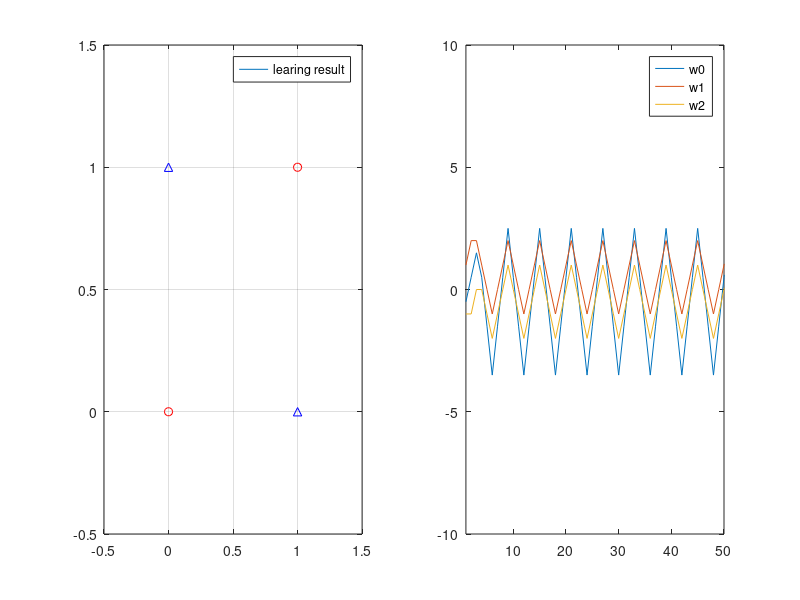

Recreate this plot in MATLAB.
clc
clear
set(0,'defaultfigurecolor','w')

%learning rate
eta1 = 1;

% %% AND
% x1 = [0,0,1,1];
% x2 = [0,1,0,1];
% 
% % d = 0
% ou_x0 = [0,0,1];
% ou_y0 = [0,1,0];
% 
% % d = 1
% ou_x1 = 1;
% ou_y1 = 1;
% 
% %initial value
% X = [1,x1(1,1),x2(1,1);
%      1,x1(1,2),x2(1,2);
%      1,x1(1,3),x2(1,3);
%      1,x1(1,4),x2(1,4)];
% d = [0,0,0,1];
% w = zeros(50,3);
% w(1,:) = [-0.5, 1,-1];
% e = zeros(50,4);
% e(1,:) =  d - [0,0,1,0];
% 
% %learning algorithm
% for n = 1:50
%     w(n+1,:) = w(n,:) + eta1 * e(n,:) * X;
%     y = w(n,:) * X';
%     for i = 1:4
%         if y(1,i) > 0
%            y(1,i) = 1;
%         else if y(1,i) < 0
%                 y(1,i) = 0;
%             end
%         end   
%     end
%     e(n+1,:)= d - y;
% end

%% OR
% x1 = [0,0,1,1];
% x2 = [0,1,0,1];
% 
% % d = 0
% ou_x0 = 0;
% ou_y0 = 0;
% 
% % d = 1
% ou_x1 = [0,1,1];
% ou_y1 = [1,0,1];
% 
% %initial value
% X = [1,x1(1,1),x2(1,1);
%      1,x1(1,2),x2(1,2);
%      1,x1(1,3),x2(1,3);
%      1,x1(1,4),x2(1,4)];
% d = [0,1,1,1];
% w = zeros(50,3);
% w(1,:) = [-0.5, 1,-1];
% e = zeros(50,4);
% e(1,:) =  d - [0,0,1,0];
% 
% %learning algorithm
% for n = 1:50
%     w(n+1,:) = w(n,:) + e(n,:) * X;
%     y = w(n,:) * X';
%     for i = 1:4
%         if y(1,i) > 0
%            y(1,i) = 1;
%         else if y(1,i) < 0
%                 y(1,i) = 0;
%             end
%         end   
%     end
%     e(n+1,:)= d - y;
% end


%% NAND
% x1 = [0,0,1,1];
% x2 = [0,1,0,1];
% 
% % d = 0
% ou_x0 = 1;
% ou_y0 = 1;
% 
% % d = 1
% ou_x1 = [0,0,1];
% ou_y1 = [0,1,0];
% 
% %initial value
% X = [1,x1(1,1),x2(1,1);
%      1,x1(1,2),x2(1,2);
%      1,x1(1,3),x2(1,3);
%      1,x1(1,4),x2(1,4)];
% d = [1,1,1,0];
% w = zeros(50,3);
% w(1,:) = [-0.5, 1,-1];
% e = zeros(50,4);
% e(1,:) =  d - [0,0,1,0];
% 
% %learning algorithm
% for n = 1:50
%     w(n+1,:) = w(n,:) + e(n,:) * X;
%     y = w(n,:) * X';
%     for i = 1:4
%         if y(1,i) > 0
%            y(1,i) = 1;
%         else if y(1,i) < 0
%                 y(1,i) = 0;
%             end
%         end   
%     end
%     e(n+1,:)= d - y;
% end

%% COMPLEMENT
% x1 = [0,1];
% 
% % d = 0
% ou_x0 = 1;
% 
% % d = 1
% ou_x1 = 0;
% 
% 
% %initial value
% X = [1,x1(1,1);
%      1,x1(1,2)];
% d = [1,0];
% w = zeros(50,2);
% w(1,:) = [-1.5,1];
% e = zeros(50,2);
% e(1,:) =  d - [0,0];
% 
% %learning algorithm
% for n = 1:50
%     w(n+1,:) = w(n,:) + e(n,:) * X;
%     y = w(n,:) * X';
%     for i = 1:2
%         if y(1,i) > 0
%            y(1,i) = 1;
%         else if y(1,i) < 0
%                 y(1,i) = 0;
%             end
%         end   
%     end
%     e(n+1,:)= d - y;
% end

%% XOR
x1 = [0,1,0,1];
x2 = [0,0,1,1];

% d = 0
ou_x0 = [0,1];
ou_y0 = [0,1];

% d = 1
ou_x1 = [1,0];
ou_y1 = [0,1];

%initial value
X = [1,x1(1,1),x2(1,1);
     1,x1(1,2),x2(1,2);
     1,x1(1,3),x2(1,3);
     1,x1(1,4),x2(1,4)];
d = [0,1,1,0];
w = zeros(50,3);
w(1,:) = [-0.5, 1,-1];
e = zeros(50,4);
e(1,:) =  d - [0,0,1,0];

%learning algorithm
for n = 1:50
    w(n+1,:) = w(n,:) + eta1 * e(n,:) * X;
    y = w(n,:) * X';
    for i = 1:4
        if y(1,i) > 0
           y(1,i) = 1;
        else if y(1,i) < 0
                y(1,i) = 0;
            end
        end   
    end
    e(n+1,:)= d - y;
end
%% plot classification result and weights
t = -0.5:0.1:1.5;

%learning result
ot_y1 = (-w(51,2)/w(51,3)).*t - w(51,1)/w(51,3);%AND OR NAND
% ot_x1 = -w(51,1)/w(51,2);%COMPLEMT

%off-line result
% ot_y2 = -t + 1.5; %AND
% ot_y2 = -t + 0.5; %OR
% ot_y2 = -t + 1.5; %NAND

subplot(1,2,1)
plot(ou_x0,ou_y0,'ro');%AND OR NAND
% plot(ou_x0,0,'ro');%COMPLEMENT
hold on
plot(ou_x1,ou_y1,'b^');%AND OR NAND
% plot(ou_x1,0,'b^');%COMPLEMENT
hold on

p1 = plot(t,ot_y1);%AND OR NAND
% p2 = plot(t,ot_y2);%AND OR NAND
% p1 = plot([ot_x1,ot_x1],[-3,3]);%COMPLEMENT
% p2 = plot([0.5,0.5],[-3,3]);%COMPLEMENT

% legend([p1 p2],{'learing result','off-line result'})
legend([p1],{'learing result'});%XOR

grid on
axis([-0.5,1.5,-0.5,1.5]);%AND OR NAND
% axis([-0.5,1.5,-0.5,1]);%COMPLEMENT

subplot(1,2,2)
t2 = 1:51;
plot(t2,w);
legend('w0','w1','w2');%AND OR NAND
% legend('w0','w1');%COMPLEMENT
axis([1,50,-10,10]);%AND NAND
% axis([1,20,-10,10]);%OR
% axis([1,40,-5,5]);%COMPLEMENT

%% plot error with different learning rate
% plot(e);
% axis([1,50,-2,2]);
% legend('error w0','error w1','error w2');%AND OR NAND